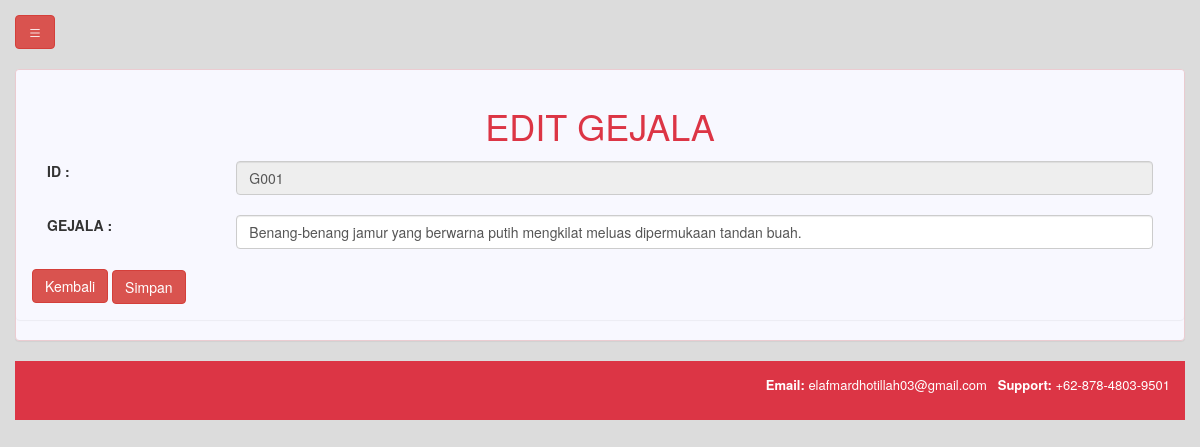
Screenshot of /aeditgejala.php?id=G001 with the database file from the repository.
### tables this page shows
CREATE TABLE `gejala` (
  `idgejala` varchar(10) NOT NULL,
  `gejala` varchar(1000) NOT NULL
);

### aeditgejala.php (the view, shortened to what this page needs)
<?php
include('koneksi.php');
?>
<!DOCTYPE html>
<html lang="en">
<head>
  <link rel="stylesheet" href="https://maxcdn.bootstrapcdn.com/bootstrap/3.3.7/css/bootstrap.min.css">
  <link rel="stylesheet" href="css/style.css">
</head>
<body>
    <?php include('menuadmin.php');?>
    <div class="panel panel-danger">
        <div class="panel panel-body">
    <div class="col-12 text-left">
      <h1 class="text text-center text-danger">EDIT GEJALA</h1>
    <form method="post">
      <div class="form-group">
      			<label class="control-label col-sm-2">ID :</label>
      		<div class="col-sm-10">
                <?php
                       $tampil = "SELECT * FROM gejala where idgejala='".$_GET['id']."'";
                       $sql = mysqli_query ($konek_db,$tampil);
                       while($data = mysqli_fetch_array ($sql))
                    {
                        echo "<input type='text' name='idgejala' class='form-control' id='idgejala'  disabled value='".$data['idgejala']."'><br>";
                    }
                ?>
     		 </div>
        </div>
        <div class="form-group">
      			<label class="control-label col-sm-2">GEJALA :</label>
      		<div class="col-sm-10">
                <?php
                       $tampil = "SELECT * FROM gejala where idgejala='".$_GET['id']."'";
                       $sql = mysqli_query ($konek_db,$tampil);
                       while($data = mysqli_fetch_array ($sql))
                    {
                       echo "<input type='text'  class='form-control' id='gejala' name='gejala' value='".$data['gejala']."'><br>";
                    }
                ?>
     		 </div>
        </div>
        <a href="gejala.php"><button type="button" name="btn" class="btn btn-danger">Kembali</button></a>
        <button type="submit" name ="submit" class="btn btn-danger">Simpan</button>
        </form>
    </div>
  </div>
</div>
<footer class="navbar-danger text-right">
  <p style="font-size: 13px;"><strong>Email: </strong>elafmardhotillah03@gmail.com
        &nbsp;
        <strong>Support: </strong>+62-878-4803-9501</p>
</footer>
</body>
</html>

### css/style.css (style rules this page uses)
.navbar-danger { background-color: #dc3545; }
footer { background-color: #FF0000; color: white; padding: 15px; }

### menuadmin.php (style rules this page uses)
body { background-color: #DCDCDC; }
.panel { background-color: #F8F8FF; }
a { text-decoration: none; font-size: 20px; }

### rows the page displays
gejala: idgejala "G001", gejala "Benang-benang jamur yang berwarna putih mengkilat meluas dipermukaan tandan buah."
